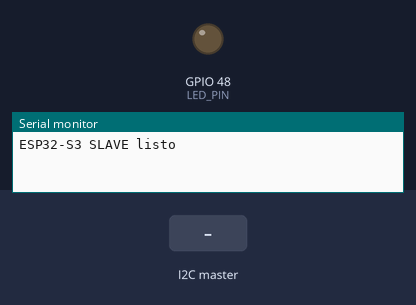
This program was run on a simulated ESP32-S3. Parts: output pins drawn as LEDs (lit = HIGH), the last lines printed to the serial monitor. The inputs (shaded band) are chosen by the test bench.

Above: at 1.2 s.
1.3 s: the I2C master sends the byte 1
At 2.1 s:
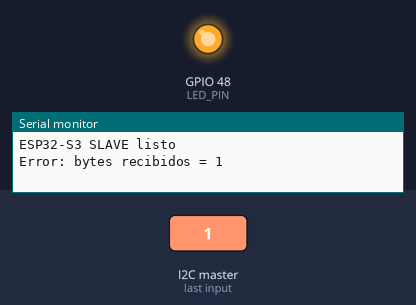
Timing chart, 0 to 4.3 s (numbered marks = the images above; inputs shaded):
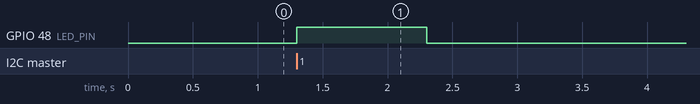

Measured:
- after the input at 1.3 s, GPIO 48 (LED_PIN): LOW → HIGH at once, → LOW 1.0 s later

The program:

main.cpp
```cpp
#include <Arduino.h>
#include <Wire.h>

#define I2C_SDA 5
#define I2C_SCL 6
#define I2C_ADDR 0x08
#define LED_PIN LED_BUILTIN

#define TOTAL_BYTES 60

volatile bool frame_ready = false;
volatile uint8_t rx_buffer[TOTAL_BYTES];
volatile uint8_t rx_len = 0;

unsigned long led_until = 0;

void onReceive(int howMany) {

  uint8_t i = 0;

  while (Wire.available() && i < TOTAL_BYTES) {
    rx_buffer[i++] = Wire.read();
  }

  rx_len = i;
  frame_ready = true;

  led_until = millis() + 1000;  // LED 1 segundo
}

void setup() {

  Serial.begin(115200);

  pinMode(LED_PIN, OUTPUT);
  digitalWrite(LED_PIN, LOW);

  Wire.setPins(I2C_SDA, I2C_SCL);
  Wire.begin(I2C_ADDR);      // SLAVE
  Wire.onReceive(onReceive);

  Serial.println("ESP32-S3 SLAVE listo");
}

void loop() {

  // -------- LED no bloqueante --------
  digitalWrite(LED_PIN, (millis() < led_until) ? HIGH : LOW);

  // -------- Procesar datos recibidos --------
  if (frame_ready) {

    noInterrupts();
    uint8_t local_buffer[TOTAL_BYTES];
    uint8_t len = rx_len;

    memcpy(local_buffer, (const void*)rx_buffer, TOTAL_BYTES);

    frame_ready = false;
    interrupts();

    if (len == TOTAL_BYTES) {

      float ax[5];
      float ay[5];
      float az[5];

      // Reconstrucción directa (memoria cruda)
      memcpy(ax, &local_buffer[0],  20);
      memcpy(ay, &local_buffer[20], 20);
      memcpy(az, &local_buffer[40], 20);

      Serial.println("Datos recibidos:");

      for (int i = 0; i < 5; i++) {
        Serial.print("Muestra ");
        Serial.print(i);
        Serial.print(" -> ");

        Serial.print(ax[i], 4); Serial.print(" ; ");
        Serial.print(ay[i], 4); Serial.print(" ; ");
        Serial.println(az[i], 4);
      }

      Serial.println("-------------------------");
    }
    else {
      Serial.print("Error: bytes recibidos = ");
      Serial.println(len);
    }
  }

  delay(1);   // IMPORTANTE en ESP32 slave
}
```
